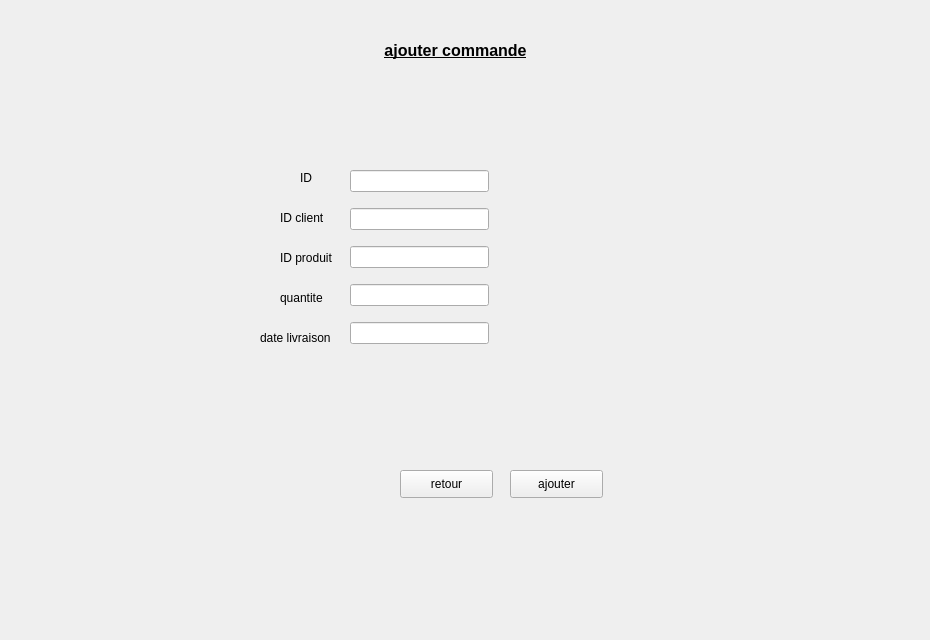
      <widget class="QWidget" name="widget_2">
       <attribute name="title">
        <string>Ajouter</string>
       </attribute>
       <widget class="QLabel" name="label_19">
        <property name="geometry">
         <rect>
          <x>-10</x>
          <y>-10</y>
          <width>921</width>
          <height>631</height>
         </rect>
        </property>
        <property name="text">
         <string/>
        </property>
        <property name="pixmap">
         <pixmap>../../Desktop/images qt/fond.jpg</pixmap>
        </property>
        <property name="scaledContents">
         <bool>true</bool>
        </property>
       </widget>
       <widget class="QPushButton" name="ajoutercmd">
        <property name="geometry">
         <rect>
          <x>510</x>
          <y>470</y>
          <width>93</width>
          <height>28</height>
         </rect>
        </property>
        <property name="text">
         <string>ajouter</string>
        </property>
       </widget>
       <widget class="QPushButton" name="retour_6">
        <property name="geometry">
         <rect>
          <x>400</x>
          <y>470</y>
          <width>93</width>
          <height>28</height>
         </rect>
        </property>
        <property name="text">
         <string>retour</string>
        </property>
       </widget>
       <widget class="QLabel" name="label_20">
        <property name="geometry">
         <rect>
          <x>0</x>
          <y>30</y>
          <width>911</width>
          <height>41</height>
         </rect>
        </property>
        <property name="text">
         <string>&lt;html&gt;&lt;head/&gt;&lt;body&gt;&lt;p align=&quot;center&quot;&gt;&lt;span style=&quot; font-size:12pt; font-weight:600; text-decoration: underline;&quot;&gt;ajouter commande&lt;/span&gt;&lt;/p&gt;&lt;/body&gt;&lt;/html&gt;</string>
        </property>
       </widget>
       <widget class="QWidget" name="layoutWidget_8">
        <property name="geometry">
         <rect>
          <x>350</x>
          <y>160</y>
          <width>139</width>
          <height>198</height>
         </rect>
        </property>
        <layout class="QVBoxLayout" name="verticalLayout_4">
         <item>
          <widget class="QLineEdit" name="IDcmd"/>
         </item>
         <item>
          <widget class="QLineEdit" name="ID_client"/>
         </item>
         <item>
          <widget class="QLineEdit" name="ID_produit"/>
         </item>
         <item>
          <widget class="QLineEdit" name="quantite"/>
         </item>
         <item>
          <widget class="QLineEdit" name="datelivri"/>
         </item>
        </layout>
       </widget>
       <widget class="QLabel" name="label_29">
        <property name="geometry">
         <rect>
          <x>300</x>
          <y>170</y>
          <width>31</width>
          <height>16</height>
         </rect>
        </property>
        <property name="text">
         <string>ID</string>
        </property>
       </widget>
       <widget class="QLabel" name="label_40">
        <property name="geometry">
         <rect>
          <x>280</x>
          <y>210</y>
          <width>55</width>
          <height>16</height>
         </rect>
        </property>
        <property name="text">
         <string>ID client</string>
        </property>
       </widget>
       <widget class="QLabel" name="label_49">
        <property name="geometry">
         <rect>
          <x>280</x>
          <y>250</y>
          <width>55</width>
          <height>16</height>
         </rect>
        </property>
        <property name="text">
         <string>ID produit</string>
        </property>
       </widget>
       <widget class="QLabel" name="label_74">
        <property name="geometry">
         <rect>
          <x>280</x>
          <y>290</y>
          <width>55</width>
          <height>16</height>
         </rect>
        </property>
        <property name="text">
         <string>quantite</string>
        </property>
       </widget>
       <widget class="QLabel" name="label_75">
        <property name="geometry">
         <rect>
          <x>260</x>
          <y>330</y>
          <width>81</width>
          <height>16</height>
         </rect>
        </property>
        <property name="text">
         <string>date livraison</string>
        </property>
       </widget>
      </widget>
